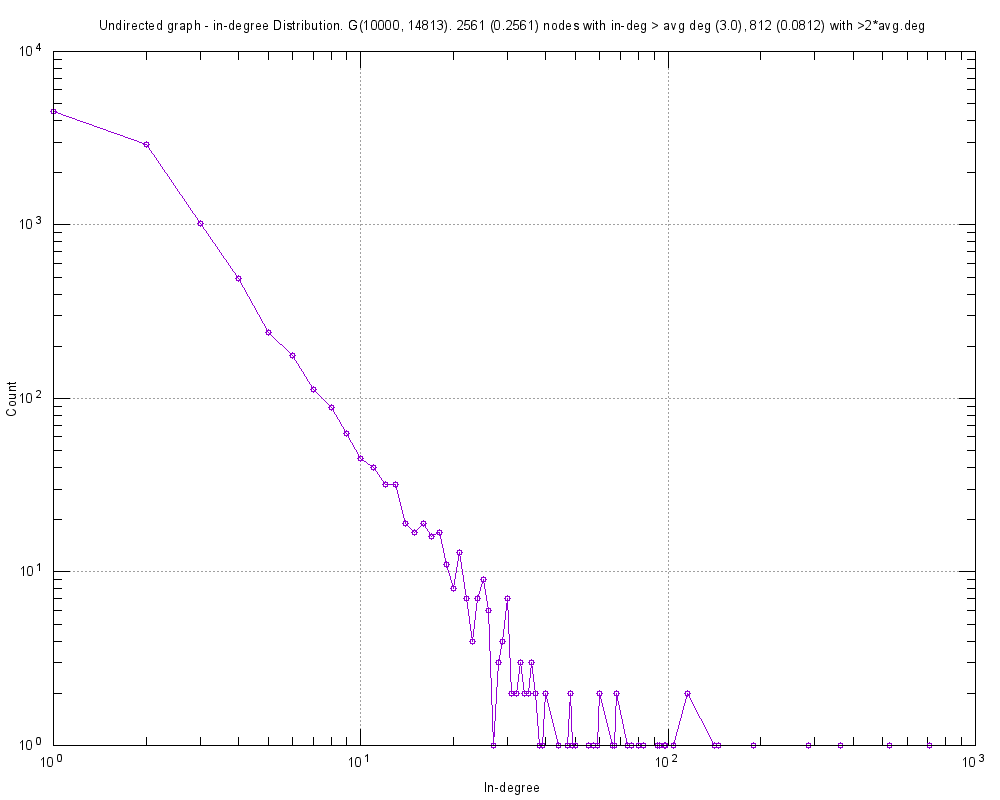

The gnuplot source for this figure:
#
# Undirected graph - in-degree Distribution. G(10000, 14813). 2561 (0.2561) nodes with in-deg > avg deg (3.0), 812 (0.0812) with >2*avg.deg (Sat Feb 18 15:50:43 2017)
#

set title "Undirected graph - in-degree Distribution. G(10000, 14813). 2561 (0.2561) nodes with in-deg > avg deg (3.0), 812 (0.0812) with >2*avg.deg"
set key bottom right
set logscale xy 10
set format x "10^{%L}"
set mxtics 10
set format y "10^{%L}"
set mytics 10
set grid
set xlabel "In-degree"
set ylabel "Count"
set tics scale 2
set terminal png font arial 10 size 1000,800
set output 'inDeg.RandomNetworkInDeg.png'
plot 	"inDeg.RandomNetworkInDeg.tab" using 1:2 title "" with linespoints pt 6
